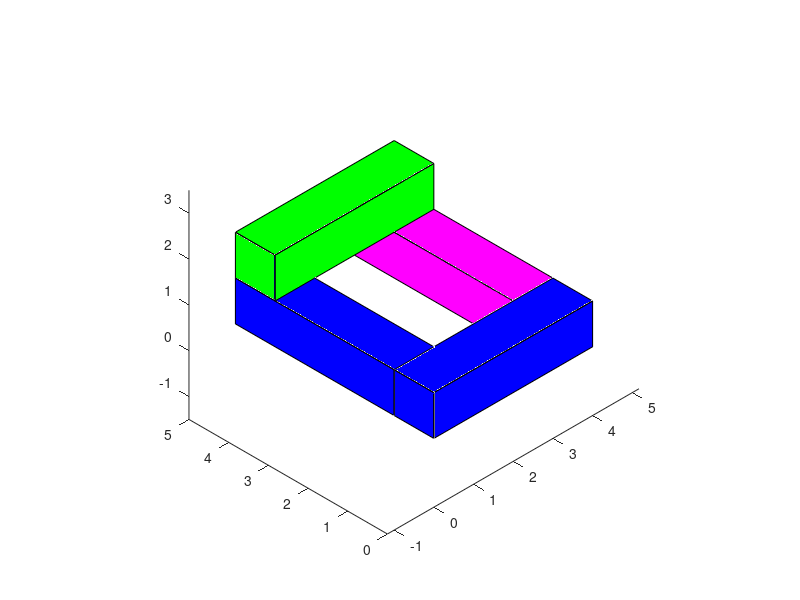

Reproduce this figure in MATLAB.
%blue block 1
patch([0 0 0 0], [1 1 5 5],  [0 1 1 0], 'blue')
patch([0 0 1 1], [5 1 1 5],  [1 1 1 1], 'blue')

%blue block 2
patch([0 0 0 0], [1 0 0 1],  [0 0 1 1], 'blue')
patch([0 4 4 0], [0 0 0 0],  [0 0 1 1], 'blue')
patch([0 4 4 0], [0 0 1 1],  [1 1 1 1], 'blue')

%pink block
patch([3 3 3 3], [1 1 5 5],  [0 1 1 0], 'm')
patch([3 4 4 3], [1 1 5 5],  [1 1 1 1], 'm')

%green block
patch([0 4 4 0], [4 4 4 4],  [1 1 2 2], 'green')
patch([0 4 4 0], [4 4 5 5],  [2 2 2 2], 'green')
patch([0 0 0 0], [4 4 5 5],  [1 2 2 1], 'green')


axis('equal')
view([-1 -1 1])